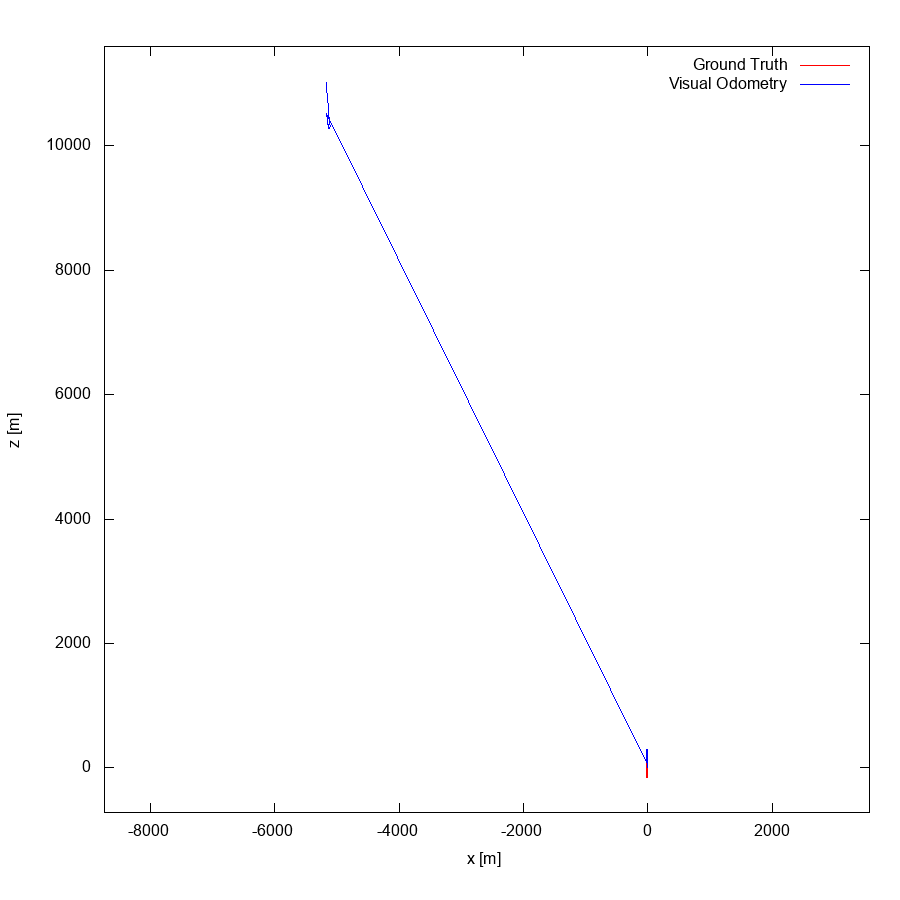

gnuplot code for this plot:
set term postscript eps enhanced color
set output "00.eps"
set size ratio -1
set xrange [-8743:3568]
set yrange [-716:11595]
set xlabel "x [m]"
set ylabel "z [m]"
plot "00.txt" using 1:2 lc rgb "#FF0000" title 'Ground Truth' w lines,"00.txt" using 3:4 lc rgb "#0000FF" title 'Visual Odometry' w lines,"< head -1 00.txt" using 1:2 lc rgb "#000000" pt 4 ps 1 lw 2 title 'Sequence Start' w points
